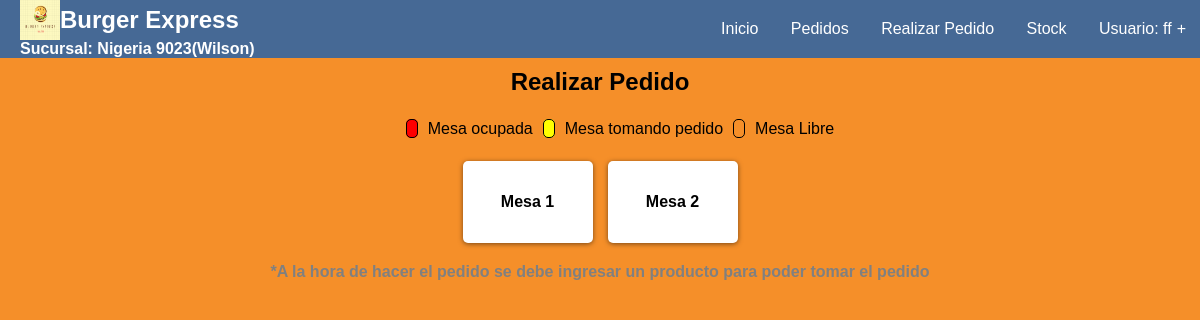
Page /sucursal2/Vistas/user/menu_pedidos.php (signed in) on the committed database.
### tables this page shows
CREATE TABLE IF NOT EXISTS `infosucursal` (
  `id` int NOT NULL,
  `nombre` varchar(30) NOT NULL,
  `logo` text NOT NULL,
  `bg_color` varchar(7) NOT NULL,
  `header_color` varchar(7) NOT NULL,
  `table_color` varchar(7) NOT NULL,
  `font` varchar(10) NOT NULL,
  `btn` varchar(7) NOT NULL,
  `aside` varchar(7) NOT NULL,
  `aside_btn` varchar(7) NOT NULL
);

CREATE TABLE IF NOT EXISTS `mesas` (
  `cod_mesa` int NOT NULL,
  `Cod_sucursal` int NOT NULL,
  `mesa` int NOT NULL,
  `estado` varchar(30) NOT NULL
);

### sucursal2/Modelos/consultas.php (called while the page is built, shortened)
<?php
	function view_tabla2($nombre){
		require'../../Modelos/conexion.php';
		$consulta = $conexion->prepare("SELECT * FROM $nombre");
		$consulta->execute();
		$datos = $consulta->fetchAll(PDO::FETCH_ASSOC);
		return $datos;
	}
?>

### sucursal2/Vistas/user/menu_pedidos.php (the view, shortened to what this page needs)
<?php include 'header_user.php';?>
<!DOCTYPE html>
<html lang="en">
<head>
    <link rel="stylesheet" href="../styles/style.css">
</head>
<body>
    <section class="menu">
        <h2>Realizar Pedido</h2>
        <ul style="list-style:none;line-height:25px;display: flex;gap:10px;">
            <li>
                <span style="margin-right: 10px;background-color: red;padding: 0px 5px;border: 1px solid black;border-radius: 5px;"> </span>Mesa ocupada
            </li>
            <li>
                <span style="margin-right: 10px;background-color: yellow;padding: 0px 5px;border: 1px solid black;border-radius: 5px;"> </span>Mesa tomando pedido
            </li>
            <li>
                <span style="margin-right: 10px;padding: 0px 5px;border: 1px solid black;border-radius: 5px;"> </span>Mesa Libre
            </li>
        </ul>
        <div class="local-mesas">
        <?php
            $tablaMesas=view_tabla2("mesas");
            $idSucursal=$_SESSION['Cod_sucursal'];
            foreach ($tablaMesas as $key) {
                if ($key['Cod_sucursal'] == $idSucursal) {
                       if ($key['estado'] == 'ocupada') {
                            $estadoMesa="background-color: red;";
                            $accion="ver_pedido(".$key['mesa'].",'finalizado')";
                       }
                       else if ($key['estado'] == "en proceso") {
                            $estadoMesa="background-color: yellow;";
                            $accion="ver_pedido(".$key['mesa'].",'proceso')";
                       }
                       else{
                            $estadoMesa="background-color: white;";
                            $accion="nombre(".$key['mesa'].")";
                       }
                       ?>
                        <div class="mesas" onclick="<?= $accion?>" style="<?= $estadoMesa ?>cursor:pointer;">
                            Mesa <?= $key['mesa'] ?>
                        </div>
                       <?php
                    }
                }
        ?>
        </div>
        <h4 style="color: grey;">*A la hora de hacer el pedido se debe ingresar un producto para poder tomar el pedido</h4>
    </section>
</body>
</html>

### sucursal2/Vistas/user/header_user.php (shortened to what this page needs)
<?php session_start(); require '../../Modelos/consultas.php'; $info=view_tabla2('infosucursal');?>
<nav id='menu'>
  <div style="display: flex;margin-left: 20px;width: 30%;flex-direction: column;">
    <div style="display: flex;align-items: center;">
      <img src="../imgs/logo.png" width="40" height="40">
      <h2 style="margin:0"><?= $info[0]['nombre'] ?></h2>
    </div>
    <h4 style="color: white;"><?= isset($_SESSION['sucursal']) ? 'Sucursal: '.$_SESSION['sucursal'] : ''; ?></h4>
  </div>
  <ul>
    <li><a href='index.php'>Inicio</a></li>
    <li><a href="cola_pedidos.php">Pedidos</a></li>
    <li><a href="menu_pedidos.php">Realizar Pedido</a></li>
    <li><a href="infoStock.php">Stock</a></li>
    <li><a class="dropdown-arrow">Usuario: <?= $_SESSION['usuario'] ?></a>
    </li>
  </ul>
</nav>

### sucursal2/Vistas/styles/style.css (style rules this page uses)
* { margin: 0; box-sizing: border-box; }
:root { --header-color:#466995; --bg-color:#F58F29; --table-th-color:#7D4600; --header-font-color:white; --font-color:black; --aside-color:black; --button-color:#A4B0F5; --aside-button-color:#4464AD; }
body { font-family: Arial, sans-serif; background-color: var(--bg-color); }
section { padding: 10px; height: 90%; }
.menu { display: flex; align-items: center; gap: 20px; flex-direction: column; }
a { text-decoration: none; color: black; }
.local-mesas { display: flex; flex-wrap: wrap; gap: 15px; justify-content: center; width: 700px; }
.mesas { box-shadow: 0px 1px 5px 0px rgba(0, 0, 0, 0.5); width: 130px; padding: 2rem; border-radius: 5px; text-align: center; font-weight: bold; }
#menu { position: sticky; top: 0px; display: flex; color: var(--header-font-color); align-items: center; background-color: var(--header-color); padding: 0; }
#menu h2 { display: flex; align-items: center; font-weight: 900; margin-left: 20px; gap:10px; }
#menu ul, #menu li { margin: 0 auto; padding: 0; list-style: none }
#menu ul { width: 100%; text-align: right; }
#menu li { display: inline-block; position: relative; }
#menu a { display: block; line-height: NaNpx; padding: 20px 14px; text-decoration: none; color: var(--header-font-color); font-size: <font style="vertical-align: inherit;"><font style="vertical-align: inherit;">16</font></font>px; }
#menu a.dropdown-arrow:after { content: "\002B"; margin-left: 5px; }

### rows in the picture
infosucursal: nombre "Burger Express"
mesas: mesa "1"
mesas: mesa "2"

### other values in the picture
$_SESSION['sucursal'] "Nigeria 9023(Wilson)"
$_SESSION['usuario'] "ff"
